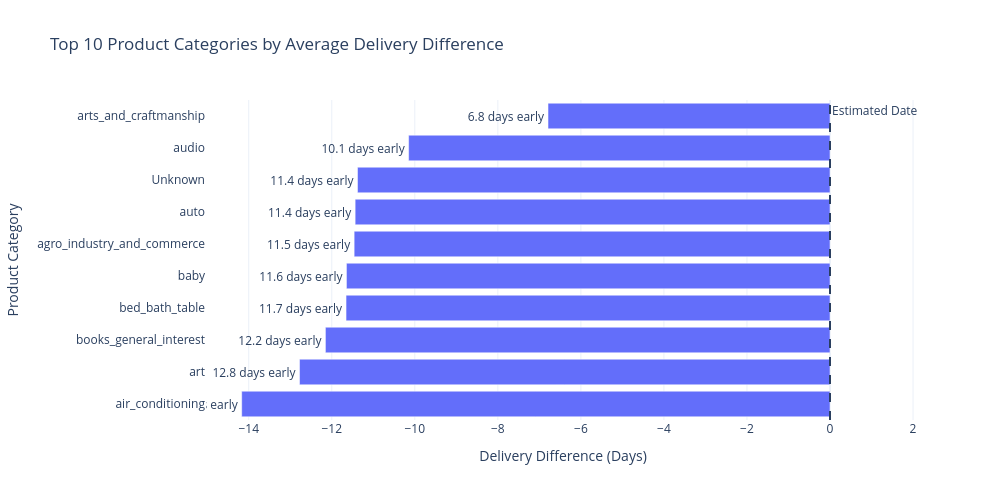

Notebook code cell kept with this figure:
### Code cell
import plotly.express as px

category_delivery = (
    sales_data.groupby(
        'product_category_name_english',
        as_index=False
    )['delivery_delay_days']
    .mean()
)

category_delivery.columns = [
    'product_category',
    'average_delivery_difference'
]

top_categories = category_delivery.head(10).sort_values(
    'average_delivery_difference'
)

# Create readable labels for the chart

top_categories['delivery_difference'] = top_categories[
    'average_delivery_difference'
].apply(
    lambda x: (
        f"{abs(x):.1f} days early" if x < 0
        else "On estimated date" if x == 0
        else f"{x:.1f} days late"
    )
)

fig = px.bar(
    top_categories,
    x='average_delivery_difference',
    y='product_category',
    orientation='h',
    title='Top 10 Product Categories by Average Delivery Difference',
    labels={
        'average_delivery_difference': 'Delivery Difference (Days)',
        'product_category': 'Product Category'
    },
    text='delivery_difference'
)

fig.update_traces(
    textposition='outside',
    hovertemplate=(
        '<b>Category:</b> %{y}<br>'
        '<b>Delivery Difference:</b> %{text}'
        '<extra></extra>'
    )
)

fig.add_vline(
    x=0,
    line_dash='dash',
    annotation_text='Estimated Date'
)

fig.update_layout(
    template='plotly_white',
    height=500,
    width=1000
)

fig.show()

### Figure 1 — Plotly figure (JSON) as saved in the notebook; plotly's stock layout.template omitted (floating-point values rounded to 4 significant figures)
{"data": [{"hovertemplate": "<b>Category:</b> %{y}<br><b>Delivery Difference:</b> %{text}<extra></extra>", "legendgroup": "", "marker": {"color": "#636efa", "pattern": {"shape": ""}}, "name": "", "orientation": "h", "showlegend": false, "text": ["14.2 days early", "12.8 days early", "12.2 days early", "11.7 days early", "11.6 days early", "11.5 days early", "11.4 days early", "11.4 days early", "10.1 days early", "6.8 days early"], "textposition": "outside", "type": "bar", "x": [-14.17, -12.78, -12.15, -11.66, -11.65, -11.46, -11.44, -11.38, -10.15, -6.792], "xaxis": "x", "y": ["air_conditioning", "art", "books_general_interest", "bed_bath_table", "baby", "agro_industry_and_commerce", "auto", "Unknown", "audio", "arts_and_craftmanship"], "yaxis": "y"}], "layout": {"annotations": [{"showarrow": false, "text": "Estimated Date", "x": 0, "xanchor": "left", "xref": "x", "y": 1, "yanchor": "top", "yref": "y domain"}], "barmode": "relative", "height": 500, "legend": {"tracegroupgap": 0}, "shapes": [{"line": {"dash": "dash"}, "type": "line", "x0": 0, "x1": 0, "xref": "x", "y0": 0, "y1": 1, "yref": "y domain"}], "title": {"text": "Top 10 Product Categories by Average Delivery Difference"}, "width": 1000, "xaxis": {"anchor": "y", "domain": [0, 1], "title": {"text": "Delivery Difference (Days)"}}, "yaxis": {"anchor": "x", "domain": [0, 1], "title": {"text": "Product Category"}}}}
